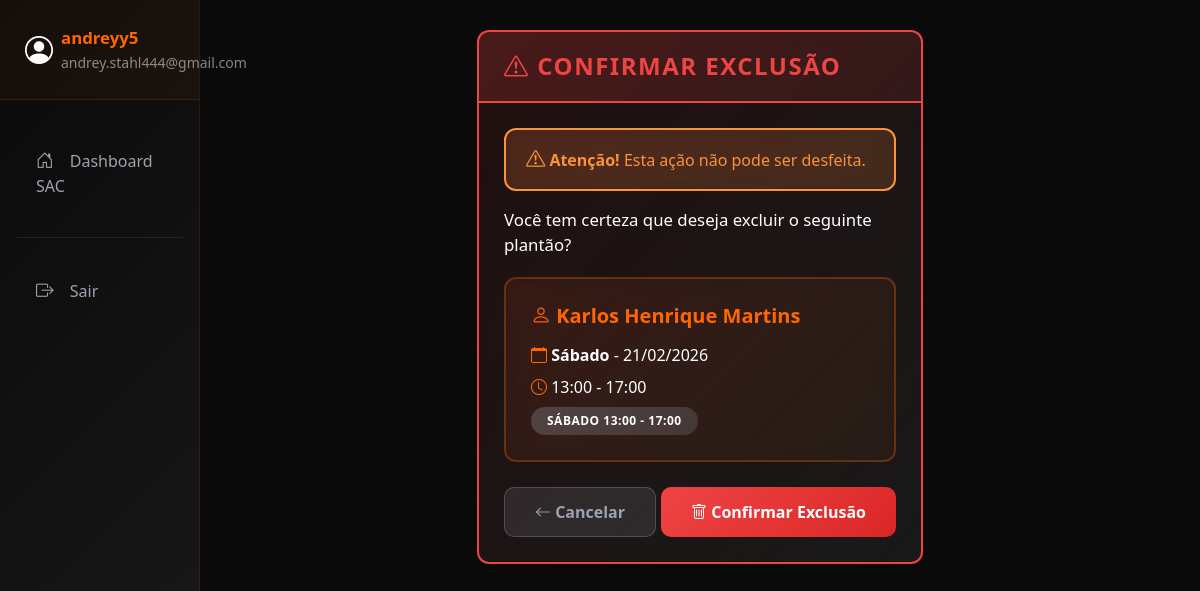
The app's page /plantao/deletar/6/ (signed in), older data.
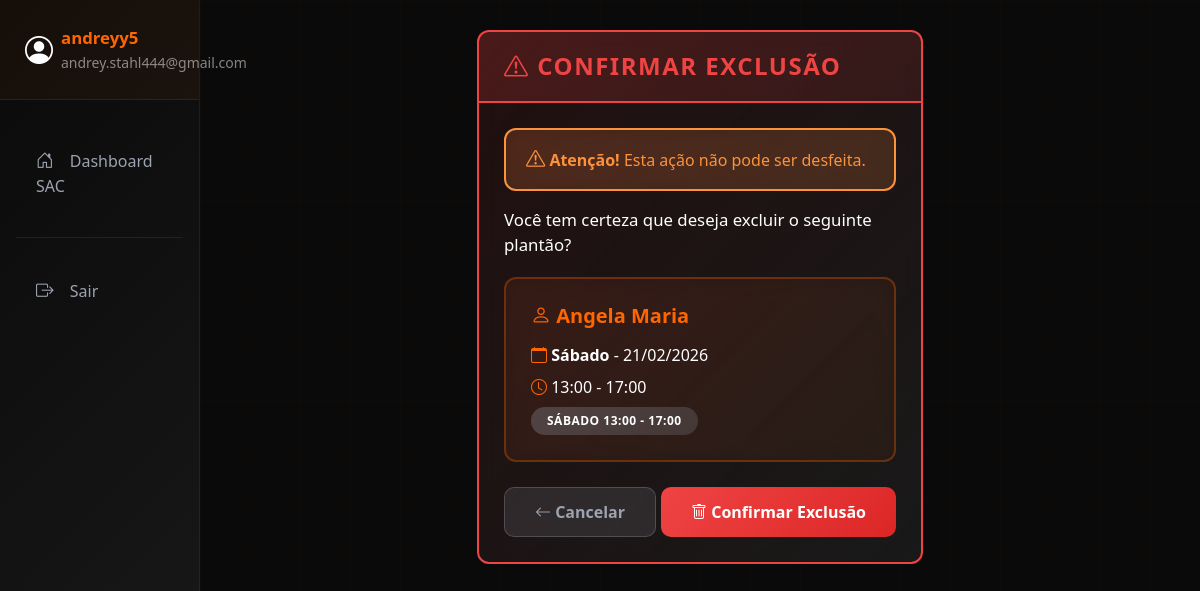
The same page, newer data.
### apps/plantao/models.py (models this page shows, shortened)
class Plantao(models.Model):
    DIAS_SEMANA = [
        ('SAB', 'Sábado'),
        ('DOM', 'Domingo'),
    ]
    TURNOS = [
        ('SABADO_TARDE1', 'Sábado 13:00 - 17:00'),
        ('SABADO_TARDE2', 'Sábado 17:00 - 21:00'),
        ('DOMINGO_MANHA', 'Domingo 08:00 - 13:00'),
        ('DOMINGO_TARDE1', 'Domingo 13:00 - 17:00'),
        ('DOMINGO_TARDE2', 'Domingo 17:00 - 21:00'),
    ]
    colaborador = models.ForeignKey(
        Colaborador,
        on_delete=models.CASCADE,
        related_name='plantoes'
    )
    data = models.DateField(help_text="Data do plantão")
    dia_semana = models.CharField(max_length=3, choices=DIAS_SEMANA)
    turno = models.CharField(max_length=20, choices=TURNOS)
    hora_inicio = models.TimeField()
    hora_fim = models.TimeField()
    observacoes = models.TextField(blank=True, null=True)
    criado_em = models.DateTimeField(auto_now_add=True)
    atualizado_em = models.DateTimeField(auto_now=True)
    class Meta:
        verbose_name = "Plantão"
        verbose_name_plural = "Plantões"
        ordering = ['data', 'hora_inicio']
        unique_together = ['data', 'turno']  # Não pode ter 2 pessoas no mesmo turno

class Colaborador(models.Model):
    user = models.OneToOneField(User, on_delete=models.CASCADE, related_name='colaborador', null=True, blank=True)
    nome_completo = models.CharField(max_length=200)
    ativo = models.BooleanField(default=True)
    ordem_fila = models.IntegerField(default=0, help_text="Ordem na fila de plantões")
    class Meta:
        verbose_name = "Colaborador"
        verbose_name_plural = "Colaboradores"
        ordering = ['ordem_fila', 'nome_completo']

### apps/plantao/views.py (the view)
    def wrapper(request, *args, **kwargs):
        if not is_admin(request.user):
            messages.error(request, '🔒 Você não tem permissão para acessar esta página.')
            return redirect('dashboard')
        return view_func(request, *args, **kwargs)

### apps/plantao/views.py (called while the page is built)
def is_admin(user):
    return user.groups.filter(name='Administrador').exists() or user.is_superuser

def get_user_colaborador(user):
    try:
        return Colaborador.objects.get(user=user)
    except Colaborador.DoesNotExist:
        return None

def admin_required(view_func):
    def wrapper(request, *args, **kwargs):
        if not is_admin(request.user):
            messages.error(request, '🔒 Você não tem permissão para acessar esta página.')
            return redirect('dashboard')
        return view_func(request, *args, **kwargs)
    return wrapper

@login_required
@admin_required
def deletar_plantao(request, plantao_id):
    plantao = get_object_or_404(Plantao, id=plantao_id)
    if request.method == 'POST':
        colaborador_nome = plantao.colaborador.nome_completo
        plantao.delete()
        messages.success(request, f'✅ Plantão de {colaborador_nome} removido com sucesso!')
        return redirect('dashboard')
    context = {
        'plantao': plantao,
    }
    return render(request, 'dashboard/confirmar_delete.html', context)

### templates/dashboard/confirmar_delete.html (shortened to what this page needs)
{% extends 'base.html' %}
{% block content %}
<div class="row justify-content-center">
    <div class="col-md-6">
        <div class="card" style="border: 2px solid #ef4444; background: linear-gradient(135deg, rgba(239, 68, 68, 0.1) 0%, rgba(26, 26, 26, 0.95) 100%);">
            <div class="card-header" style="background: linear-gradient(135deg, rgba(239, 68, 68, 0.2) 0%, rgba(239, 68, 68, 0.1) 100%); border-bottom: 2px solid #ef4444;">
                <h4 class="mb-0" style="color: #ef4444; font-weight: 700; text-transform: uppercase; letter-spacing: 1.5px;">
                    <i class="bi bi-exclamation-triangle"></i> Confirmar Exclusão
                </h4>
            </div>
            <div class="card-body">
                <div class="alert alert-warning" style="border: 2px solid #fb923c; background: rgba(251, 146, 60, 0.15);">
                    <i class="bi bi-exclamation-triangle" style="color: #fb923c; font-size: 1.2rem;"></i>
                    <strong style="color: #fb923c; font-weight: 700;">Atenção!</strong> Esta ação não pode ser desfeita.
                </div>
                <p style="color: #ffffff; font-size: 1.05rem; font-weight: 500;">Você tem certeza que deseja excluir o seguinte plantão?</p>
                <div class="card" style="background: rgba(255, 102, 0, 0.05); border: 2px solid rgba(255, 102, 0, 0.3); margin-top: 20px;">
                    <div class="card-body">
                        <h5 style="color: #ff6600; font-weight: 700; margin-bottom: 15px;">
                            <i class="bi bi-person"></i> {{ plantao.colaborador.nome_completo }}
                        </h5>
                        <p class="mb-2">
                            <i class="bi bi-calendar" style="color: #ff6600;"></i>
                            <strong style="color: #ffffff;">{{ plantao.get_dia_semana_display }}</strong> - {{ plantao.data|date:"d/m/Y" }}
                        </p>
                        <p class="mb-2">
                            <i class="bi bi-clock" style="color: #ff6600;"></i>
                            {{ plantao.hora_inicio|time:"H:i" }} - {{ plantao.hora_fim|time:"H:i" }}
                        </p>
                        <p class="mb-0">
                            <span class="badge" style="background: linear-gradient(135deg, rgba(156, 163, 175, 0.3) 0%, rgba(156, 163, 175, 0.2) 100%); padding: 8px 16px;">{{ plantao.get_turno_display }}</span>
                        </p>
                    </div>
                </div>
                <form method="post" class="mt-4">
                    <div class="d-flex justify-content-between">
                        <a href="{% url 'dashboard' %}" class="btn btn-secondary">
                            <i class="bi bi-arrow-left"></i> Cancelar
                        </a>
                        <button type="submit" class="btn btn-danger">
                            <i class="bi bi-trash"></i> Confirmar Exclusão
                        </button>
                    </div>
                </form>
            </div>
        </div>
    </div>
</div>
{% endblock %}

Row changes from the older to the newer data that the page shows:
changed Plantao "Sábado": colaborador.nome_completo "Karlos Henrique Martins" → "Angela Maria"
